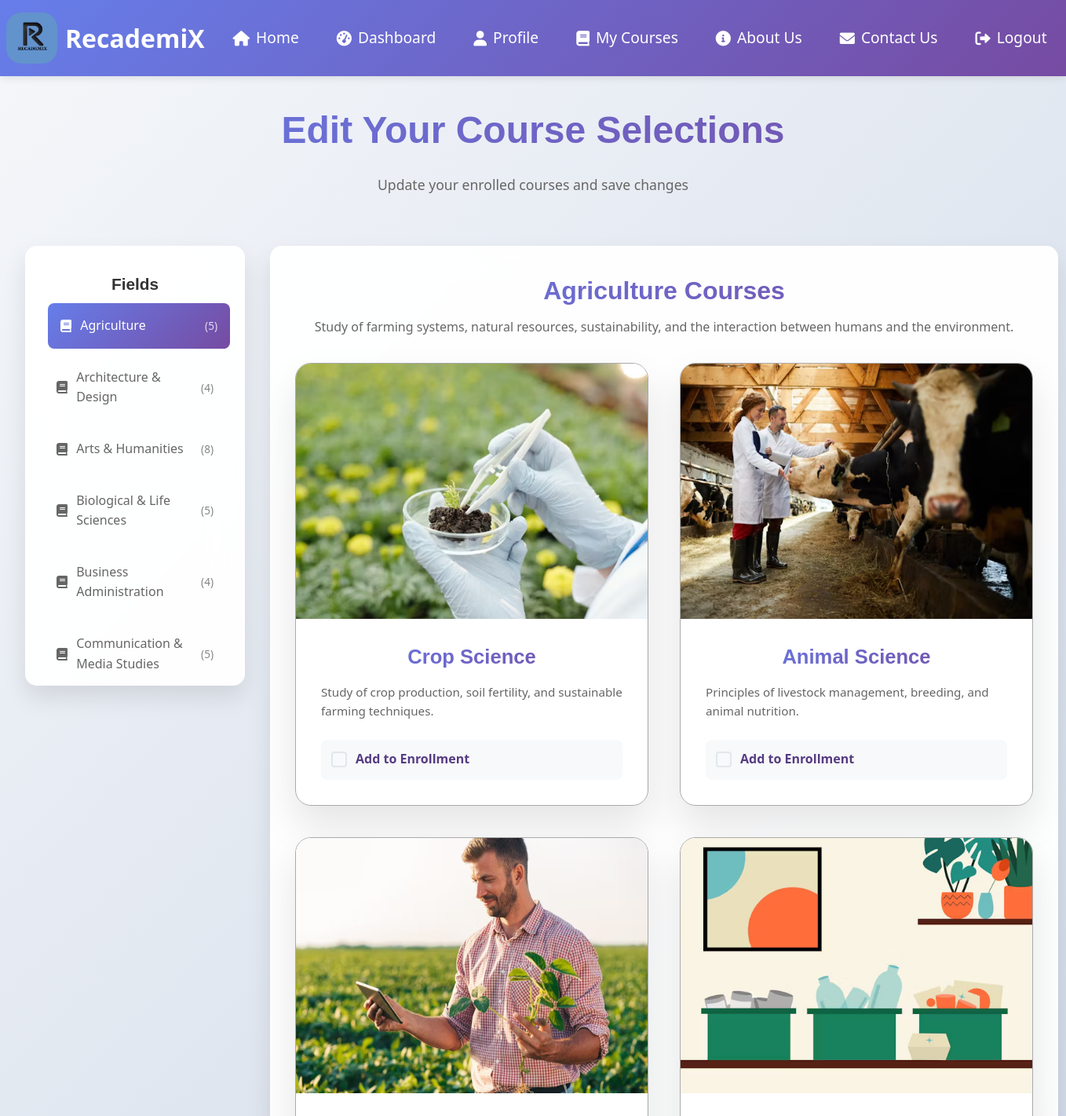
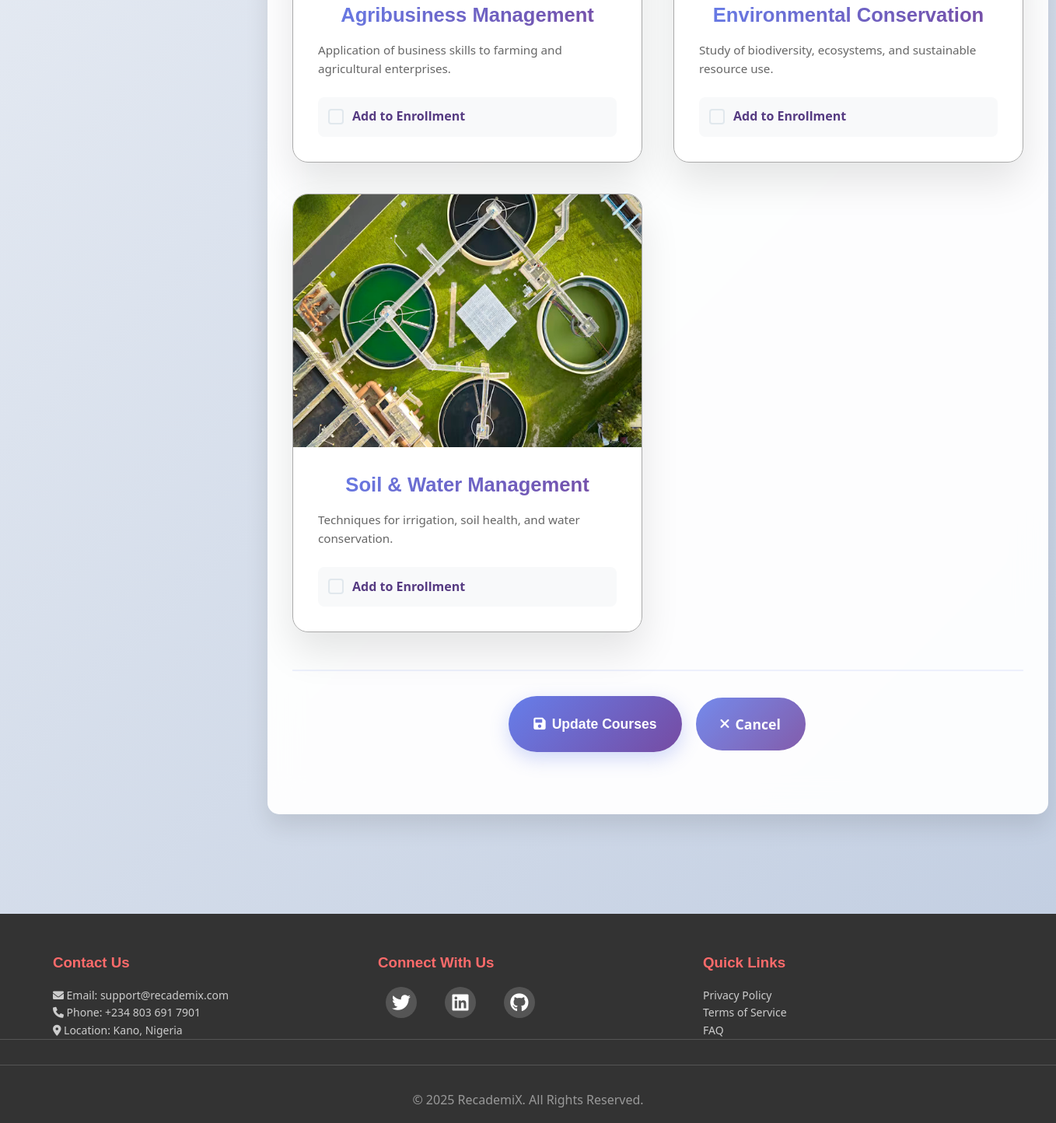
Page /videos/edit-courses/ (signed in) on the committed database (2 pictures, top to bottom).
### videos/models.py (models this page shows, shortened)
class Field(models.Model):
    name = models.CharField(max_length=100)
    description = models.TextField(blank=True, null=True)

class Course(models.Model):
    title = models.CharField(max_length=255)
    field = models.ForeignKey(Field, on_delete=models.CASCADE, related_name='courses', default="null")
    created_at = models.DateTimeField(auto_now_add=True)
    description = models.TextField(blank=True, null=True)
    image = models.ImageField(upload_to='course_images/', blank=True, null=True)

### videos/views.py (the view)
# urls.py: path('edit-courses/', views.edit_courses, name='edit_courses'),
@login_required
def edit_courses(request):
    if request.method == 'POST':
        selected_courses = request.POST.getlist('courses')
        selected_courses = set(map(int, selected_courses)) if selected_courses else set()
        user = request.user
        current_courses = set(UserCourse.objects.filter(user=user).values_list('course_id', flat=True))
        courses_to_add = selected_courses - current_courses
        for course_id in courses_to_add:
            try:
                course = Course.objects.get(id=course_id)
                UserCourse.objects.create(user=user, course=course)
                topics_created = create_topics_for_course(course)
                if topics_created > 0:
                    messages.success(request, f"Added {course.title} with {topics_created} videos!")
                else:
                    messages.success(request, f"Added {course.title}")
            except Course.DoesNotExist:
                messages.error(request, f"Course with ID {course_id} not found.")
        courses_to_remove = current_courses - selected_courses
        if courses_to_remove:
            removed_courses = Course.objects.filter(id__in=courses_to_remove)
            course_names = [course.title for course in removed_courses]
            UserCourse.objects.filter(user=user, course_id__in=courses_to_remove).delete()
            messages.success(request, f"Removed courses: {', '.join(course_names)}")
        return redirect('my_courses')
    else:
        enrolled_course_ids = set(
            UserCourse.objects.filter(user=request.user).values_list('course_id', flat=True)
        )
        fields = Field.objects.prefetch_related('courses').order_by('name')
        for field in fields:
            field.course_count = field.courses.count()
            for course in field.courses.all():
                course.is_enrolled = course.id in enrolled_course_ids
        context = {
            'fields': fields,
            'enrolled_course_ids': enrolled_course_ids,
        }
        return render(request, 'edit-courses.html', context)

### templates/edit-courses.html (shortened to what this page needs)
{% extends 'base.html' %}
{% load static %}
{% block content %}
<section class="modern-section">
        <div class="section-header">
            <h1 class="section-title">Edit Your Course Selections</h1>
            <p class="section-subtitle">Update your enrolled courses and save changes</p>
        </div>
    <div class="container-course">
        {% if fields %}
            <form method="POST" id="editCoursesForm">
                <div class="sidebar-layout">
                    <div class="categories-sidebar">
                        <h3 class="sidebar-title">Fields</h3>
                        {% for field in fields %}
                            <div class="category-item" data-field="{{ field.id }}" onclick="showFieldCourses('{{ field.id }}')">
                                <i class="fas fa-book"></i>
                                <span>{{ field.name }}</span>
                                <span class="course-count">({{ field.course_count }})</span>
                            </div>
                        {% endfor %}
                    </div>
                    <div class="courses-content container">
                        {% for field in fields %}
                            <div class="field-courses" id="field-{{ field.id }}" style="{% if not forloop.first %}display: none;{% endif %}">
                                <div class="field-header-info">
                                    <h2 class="field-title">{{ field.name }} Courses</h2>
                                    <p class="field-description">{{ field.description|default:"Update your enrollment in this field" }}</p>
                                </div>
                                <div class="courses-grid">
                                    {% for course in field.courses.all %}
                                        <div class="course-item">
                                            <div class="course-image">
                                               <img src="{% if course.image %}
                                        {{ course.image.url }}
                                        {% else %}
                                        {% static 'images/default.jpg' %}
                                        {% endif %}" alt="{{ course.title }}" />
                                            </div>
                                            <div class="course-details">
                                                <h3 class="course-name">{{ course.title }}</h3>
                                                <p class="course-description">
                                                    {% if course.description %}
                                                        {{ course.description|truncatechars:120 }}
                                                    {% else %}
                                                        Explore comprehensive topics in {{ course.title }}.
                                                    {% endif %}
                                                </p>
                                                <label class="course-checkbox-wrapper {% if course.is_enrolled %}enrolled{% endif %}">
                                                    <span class="checkbox-custom"></span>
                                                    <span class="checkbox-label">
                                                        {% if course.is_enrolled %}
                                                            <i class="fas fa-check-circle enrolled-icon"></i>
                                                            Currently Enrolled
                                                        {% else %}
                                                            Add to Enrollment
                                                        {% endif %}
                                                    </span>
                                                </label>
                                            </div>
                                        </div>
                                    {% endfor %}
                                </div>
                            </div>
                        {% endfor %}
                <div class="form-actions">
                    <button type="submit" class="btn btn-primary btn-large">
                    <i class="fas fa-save"></i> Update Courses</button>
                    <a href="{% url 'my_courses' %}" class="btn btn-secondary btn-large">
                    <i class="fas fa-times"></i> Cancel</a>
                </div>
                    </div>
                </div>
    </form>
        {% endif %}
</section>
{% endblock content %}

### static/css/styles.css (style rules this page uses)
* { margin: 0; padding: 0; box-sizing: border-box; }
body { font-family: 'Segoe UI', Tahoma, Geneva, Verdana, sans-serif; line-height: 1.6; color: #333; background: #f4f8fc; height: 100vh; }
h1, h2, h3 { font-family: Tahoma, sans-serif; }
.container { max-width: 1200px; margin: 0 auto; padding: 0 2rem; }
.section-header { text-align: center; margin-bottom: 4rem; }
.section-header p { font-size: 1.1rem; color: #666; max-width: 600px; margin: 0 auto; }

### static/css/pages.css (style rules this page uses)
.modern-section { background: linear-gradient(135deg, #f5f7fa 0%, #c3cfe2 100%); min-height: 100vh; padding: 8rem 0; position: relative; }
.section-title { font-size: 3rem; font-weight: 700; color: #333; margin-bottom: 1rem; background: linear-gradient(135deg, #667eea 0%, #764ba2 100%); -webkit-background-clip: text; -webkit-text-fill-color: transparent; background-clip: text; }
.section-subtitle { font-size: 1.2rem; color: #666; max-width: 600px; margin: 0 auto; }

### static/css/courses.css (style rules this page uses)
.courses-grid { display: grid; grid-template-columns: repeat(auto-fit, minmax(450px, 1fr)); gap: 2.5rem; max-width: 1000px; margin: 0 auto; }
.course-item { background: rgba(255, 255, 255, 0.95); backdrop-filter: blur(20px); border-radius: 20px; overflow: hidden; box-shadow: 0 25px 50px rgba(0, 0, 0, 0.1); border: 1px solid #aaa; transition: all 0.3s ease; }
.course-image { position: relative; height: 325px; overflow: hidden; }
.course-image img { width: 100%; height: 100%; transition: all 0.3s ease; }
.course-details { padding: 2rem; }
.course-name { text-align: center; font-size: 1.6rem; font-weight: bold; color: #333; margin-bottom: 1rem; line-height: 1.3; background: linear-gradient(135deg, #667eea 0%, #764ba2 100%); -webkit-background-clip: text; -webkit-text-fill-color: transparent; background-clip: text; }
.course-description { color: #666; font-size: 0.95rem; line-height: 1.6; margin-bottom: 1.5rem; min-height: 3rem; }
.container-course { max-width: 1200px; padding: 0 2rem; }
.sidebar-layout { display: grid; grid-template-columns: 280px 1fr; gap: 2rem; }
.categories-sidebar { background: rgba(255, 255, 255, 0.95); backdrop-filter: blur(20px); border-radius: 15px; padding: 1.5rem; height: fit-content; max-height: 70vh; overflow-y: auto; box-shadow: 0 15px 30px rgba(0, 0, 0, 0.1); }
.categories-sidebar h3, .categories-sidebar p { text-align: center; margin: 0.5rem; }
.sidebar-title { margin-bottom: 1.5rem; color: #333; font-size: 1.3rem; font-weight: 700; }
.category-item { padding: 1rem; border-radius: 8px; cursor: pointer; transition: all 0.3s ease; margin-bottom: 0.5rem; font-weight: 500; display: flex; align-items: center; gap: 0.7rem; color: #666; }
.category-item.active, .category-item.active:hover { background: linear-gradient(135deg, #667eea 0%, #764ba2 100%); color: white; transform: translateX(5px); }
.course-count { margin-left: auto; font-size: 0.85rem; opacity: 0.8; }
.courses-content { background: rgba(255, 255, 255, 0.95); backdrop-filter: blur(20px); border-radius: 15px; padding: 2rem; box-shadow: 0 15px 30px rgba(0, 0, 0, 0.1); }
.field-header-info { margin-bottom: 2rem; text-align: center; }
.field-title { font-size: 2rem; font-weight: 700; color: #333; margin-bottom: 0.5rem; background: linear-gradient(135deg, #667eea 0%, #764ba2 100%); -webkit-background-clip: text; -webkit-text-fill-color: transparent; background-clip: text; }
.field-description { color: #666; font-size: 1rem; }
.course-checkbox-wrapper { display: flex; align-items: center; gap: 0.7rem; cursor: pointer; padding: 0.8rem; border-radius: 8px; transition: all 0.3s ease; background: #f8f9fa; margin-top: 1rem; }
.checkbox-custom { width: 20px; height: 20px; border: 2px solid #e1e8ed; border-radius: 4px; display: flex; align-items: center; justify-content: center; transition: all 0.3s ease; }
.checkbox-label { font-weight: bold; color: #563b82; }
.form-actions { text-align: center; margin: 3rem 0; padding-top: 2rem; border-top: 2px solid rgba(102, 126, 234, 0.1); display: flex; gap: 1rem; justify-content: center; }
.category-item { transition: all 0.3s ease; }

### rows in the picture
Field: name "Agriculture", course_count "5", description "Study of farming systems, natural resources, sustainability, and the interaction between humans and the environment."
Field: name "Architecture & Design", course_count "4"
Field: name "Arts & Humanities", course_count "8"
Field: name "Biological & Life Sciences", course_count "5"
Field: name "Business Administration", course_count "4"
Field: name "Communication & Media Studies", course_count "5"
Course: image (picture), title "Crop Science", description "Study of crop production, soil fertility, and sustainable farming techniques.", shows "Add to Enrollment"
Course: image (picture), title "Animal Science", description "Principles of livestock management, breeding, and animal nutrition.", shows "Add to Enrollment"
Course: image (picture), title "Agribusiness Management", description "Application of business skills to farming and agricultural enterprises.", shows "Add to Enrollment"
Course: image (picture), title "Environmental Conservation", description "Study of biodiversity, ecosystems, and sustainable resource use.", shows "Add to Enrollment"
Course: image (picture), title "Soil & Water Management", description "Techniques for irrigation, soil health, and water conservation.", shows "Add to Enrollment"
